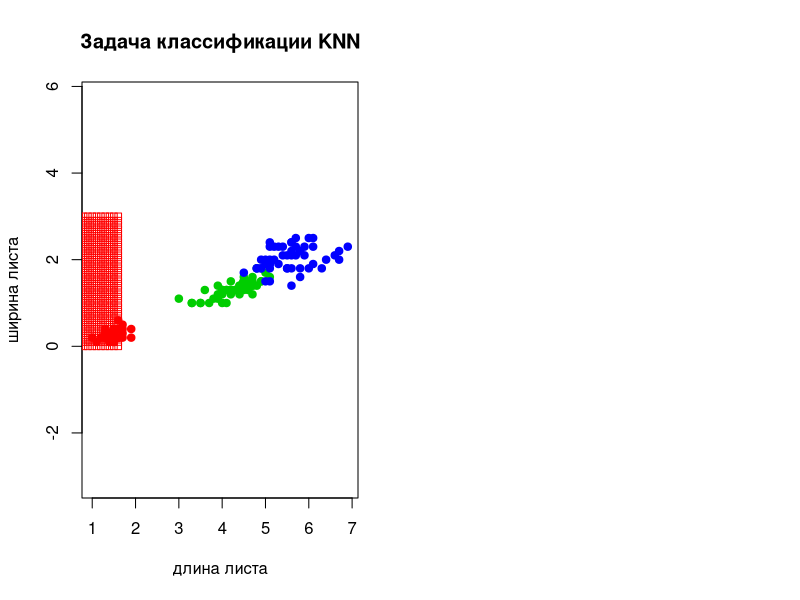

Recreate this plot in R. (Note: a time limit stopped this script after it produced the figure.)
#	Решение задачи классификации методом KNN

euclidean_distance <- function(u, v){
#	функция расстояния
     
	sqrt(sum((u - v)^2)) 
}


sort_ojects_by_dist <- function(xl, z, metric_function = euclidean_distance){
#	сортировка

    l <- dim(xl)[1]	# размерность выборки по строкам     
	n <- dim(xl)[2] - 1 	# размерность выборки по столбцам
	distances <- matrix(NA, l, 2) 
	 
	      for (i in 1:l)  
		  {         
			distances[i, ] <- c(i, metric_function(xl[i, 1:n], z))	# расстояние от каждой точки до классифицируемой
		  }  
		  
	 orderedXl <- xl[order(distances[, 2]), ]	# сортируем выборку по расстоянию    
	 return (orderedXl);
}	


knn <- function(xl, z, k) {	  
#	возвращает класс объекта чаще всего встречающейся
	      
	n <- ncol(xl) 
	classes <- xl[1:k, n] 
	counts <- table(classes) 
	class <- names(which.max(counts)) 
	return (class)	  
}


loo <- function(xl) {
#	функция возвращает массив средних ошибок

	l <- nrow(xl) 
	n <- ncol(xl)
	Sum <- rep(0, l) 
	for (i in 1:l){
		z <- xl[i, 1 : (n-1)]
		xl1 <- sort_ojects_by_dist(xl[-i, ], z)		
		for(j in 1:l){
			class <- knn(xl1, z, j)	
			if(xl[i, n] != class) 
				Sum[j] <- Sum[j] + 1/l 	
		}
	}
	return(Sum)
}

optimal <- function(loo){
#	записывает в k индекс минимального значения массива
	k <- which.min(loo)
	return(k)
}

grafic <- function(xl, k, Sumerror){
	par(mfrow = c(1, 2)) # рисуем график knn и loo вместе 

	colors <- c("setosa" = "red", "versicolor" = "green3", "virginica" = "blue") 
	plot(iris[ , 3:4], pch = 21, bg = colors[iris$Species], col = colors[iris$Species], main = "Задача классификации KNN", xlab = "длина листа", ylab = "ширина листа", asp = 1) 
	 
	OY<-c(seq(0.0, 3.0, 0.1)) # от 0 до 3 с шагом 0.1
	OX<-c(seq(0.0, 7.0, 0.1))


	for(i in OX){
		for(j in OY){
			z <- c(i, j)		
			orderedXl <- sort_ojects_by_dist(xl, z)
			class <- knn(orderedXl, z, k) 
			points(z[1], z[2], pch = 22, col = colors[class], asp = 1) 
		}
	}

	plot(Sumerror, type = "l", bg = "blue", col = "blue",  main = "График зависимости LOO от k", xlab = "значение k", ylab = "значение LOO")
	points(k, Sumerror[which.min(Sumerror)], pch = 21, col = "red", bg = "red")
	txt <- paste("k = ", k, "\n", "Loo =", round(Sumerror[which.min(Sumerror)], 3))
	text(k, Sumerror[which.min(Sumerror)], labels = txt, pos = 3)

}

main <- function(){
	xl <- iris[ ,3:5] # выборка
	Sumerror <- loo(xl)
	k <- optimal(Sumerror)
	grafic(xl, k, Sumerror)
}

main()
